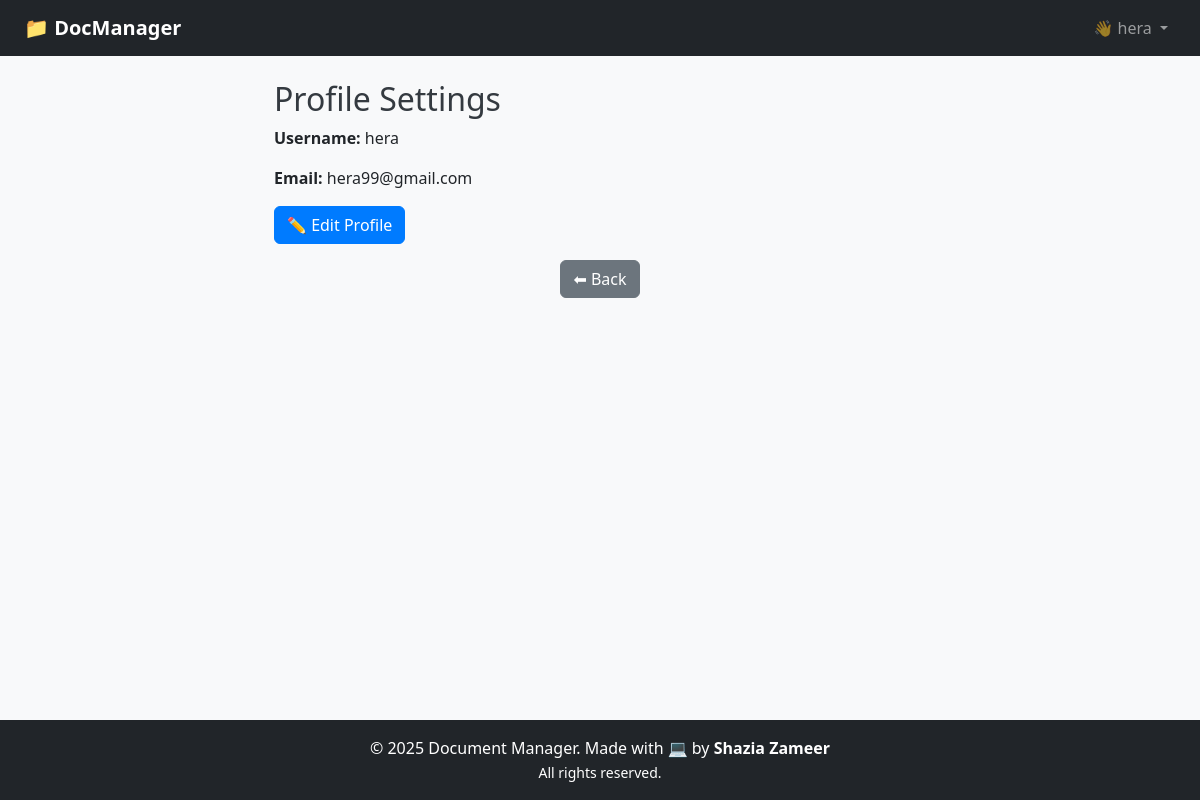
Page /profile (signed in) on the committed database.
### tables this page shows
CREATE TABLE users (
    id INTEGER PRIMARY KEY AUTOINCREMENT,
    username TEXT UNIQUE NOT NULL,
    password TEXT NOT NULL
, reset_token TEXT, email TEXT);

### app.py (the view, shortened to what this page needs)
@app.route('/profile', methods=['GET', 'POST'])
def profile():
    if 'user' not in session:
        return redirect(url_for('login'))
    username = session['user']
    conn = sqlite3.connect('users.db')
    cursor = conn.cursor()
    cursor.execute("SELECT * FROM users WHERE username = ?", (username,))
    user = cursor.fetchone()
    is_editing = request.args.get('edit') == 'true'
    conn.close()
    return render_template('profile.html', user=user, editing=is_editing)

### templates/profile.html
{% extends "base.html" %}
{% block content %}
<div class="container mt-4">
  <h2>Profile Settings</h2>
  {% if editing %}
    <form method="POST">
        <div class="mb-3">
            <label>Username:</label>
            <input type="text" name="username" class="form-control" value="{{ user[1] }}" required>
        </div>
        <div class="mb-3">
            <label>Email:</label>
            <input type="email" name="email" class="form-control" value="{{ user[4] }}" required>
        </div>
        <div class="mb-3">
            <label>New Password:</label>
            <input type="password" name="password" class="form-control" placeholder="Leave blank to keep old">
        </div>
        <button type="submit" class="btn btn-success">✅ Update Profile</button>
        <a href="{{ url_for('profile') }}" class="btn btn-secondary">Cancel</a>
    </form>
  {% else %}
    <p><strong>Username:</strong> {{ user[1] }}</p>
    <p><strong>Email:</strong> {{ user[4] }}</p>
    <a href="{{ url_for('profile', edit='true') }}" class="btn btn-primary">✏️ Edit Profile</a>
    <div class="d-flex justify-content-center mt-3">
    <a href="{{ url_for('index') }}" class="btn btn-secondary">⬅ Back </a>
    </div>
  {% endif %}
</div>
{% endblock %}

### templates/base.html (shortened to what this page needs)
<!doctype html>
<html lang="en">
<head>
  <link href="https://cdn.jsdelivr.net/npm/bootstrap@5.3.0/dist/css/bootstrap.min.css" rel="stylesheet">
  <link rel="stylesheet" href="{{ url_for('static', filename='style.css') }}">
</head>
<body class="d-flex flex-column min-vh-100 ">
  <nav class="navbar navbar-expand-lg navbar-dark bg-dark px-4">
    <a class="navbar-brand fw-bold" href="{{ url_for('index') }}">📁 DocManager</a>
    <div class="collapse navbar-collapse justify-content-end" id="navbarNav">
      <ul class="navbar-nav">
        {% if session.get('user') %}
        <li class="nav-item dropdown">
          <a class="nav-link dropdown-toggle" href="#" id="navbarDropdown" role="button" data-bs-toggle="dropdown">
            👋 {{ session['user'] }}
          </a>
        </li>
        {% endif %}
      </ul>
    </div>
  </nav>
  <main class="flex-fill">
    <div class="container mt-4">
      {% block content %}{% endblock %}
    </div>
  </main>
  <footer class="bg-dark text-white text-center py-3 mt-auto">
    <div class="container">
      <p class="mb-0">© 2025 Document Manager. Made with 💻 by <strong>Shazia Zameer</strong></p>
      <small>All rights reserved.</small>
    </div>
  </footer>
</body>
</html>

### static/style.css (style rules this page uses)
body { background-color: #f8f9fa; font-family: 'Segoe UI', sans-serif; }
h1, h2, h4 { color: #343a40; }
.btn-primary { background-color: #007bff; border-color: #007bff; }
.container { max-width: 700px; }

### templates/base.html (style rules this page uses)
body { transition: background-color 0.4s ease, color 0.4s ease; }

### rows in the picture
users: user "hera", username "hera", email "hera99@gmail.com"
